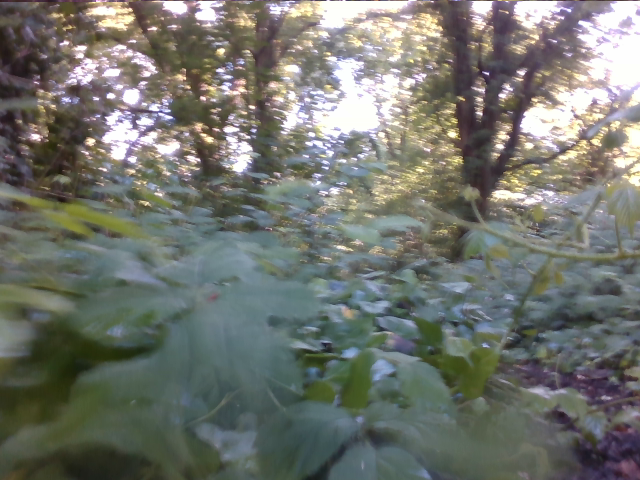
#> input picture GB.png, 640 x 480 px, given in place of Go Back1.png, which was not available
$ python OpticalFlowAlgorithm.py
#> lines starting #> are read from the running program, lines starting #| are printed output that depends on the picture; after the words box and inside, x2 and y2 are one past the last pixel; in counts of white or black regions, pixels touching at a corner belong together; pictures that were not available may be replaced by others from this repository, and a replacement may not be noted
import numpy as np
import cv2 as cv
import pandas as pd
import csv
import os

def init(train_data_filename):
    if os.path.exists(train_data_filename):
        if os.path.getsize(train_data_filename):
            for file in os.listdir(train_data_filename)[0:]:
                file_path = train_data_filename + '/' + file
                os.remove(file_path)
    else:
        os.mkdir(train_data_filename)
result=["Result/Go Back","Result/Go Straight","Result/Turn Right","Result/Turn Left"]
wrong=["Wrong/Go Back","Wrong/Go Straight","Wrong/Turn Right","Wrong/Turn Left"]
for i in result:
    init(i)
for j in wrong:
    init(j)

# params for ShiTomasi corner detection
feature_params = dict( maxCorners = 400,
                       qualityLevel = 0.01,
                       minDistance = 2,
                       blockSize = 5 )

# Parameters for lucas kanade optical flow
lk_params = dict( winSize = (200, 200),
                  maxLevel = 3,
                  criteria = (cv.TERM_CRITERIA_EPS | cv.TERM_CRITERIA_COUNT, 10, 0.03))


# path='testing/GB/5/Go Back'

# Create some random colors
color = np.random.randint(0, 255, (400, 3))
def constructData(path):
    list = np.arange(1, 21).tolist()
    if path == 'testing/GB/':
        list1 = [1, 7, 11, 17, 24, 41, 45, 60, 70, 84, 91, 95, 102, 109, 129, 143, 148, 157, 175, 180]
        list2 = [6, 8, 15, 20, 40, 44, 59, 67, 80, 88, 94, 101, 108, 122, 142, 145, 154, 168, 179, 183]
    elif path == 'testing/GS/':
        list1=[1,26,61,70,73,140,155,177,201,212,250,273,291,297,327,351,446,457,512,528]
        list2=[25,60,69,72,117,149,176,198,211,239,271,290,295,326,350,445,454,511,515,580]
    elif path == 'testing/TL/':
        list1=[1,12,21,25,36,42,61,56,72,101,131,140,147,175,187,194,200,217,261,292]
        list2=[9,20,24,30,41,55,71,60,94,130,136,144,159,186,193,199,206,223,268,457]
    elif path=='testing/TR/':
        list1=[9,24,34,40,47,114,143,158,163,174,185,200,211,222,228,235,246,252,266,282]
        list2=[23,32,39,46,62,142,149,162,173,181,199,209,221,227,234,245,251,258,281,292]
    df = pd.DataFrame({'start': list1,
                       'finish': list2, },
                      index=list)
    return df
#create dataframe

paths = ['testing/GB/','testing/GS/']


# balance strategy
def BalanceStrategy(good_old,good_new):
    BA=[]
    BB=[]
    BC=[]
    BD=[]
    for i,j in zip(good_old,good_new):
        if i[0]<320:
            if i[1]<240:
                BA.append([(j[0]-i[0]),(j[1]-i[1])])
            else:
                BB.append([(j[0]-i[0]),(j[1]-i[1])])
        else:
            if i[1]<240:
                BC.append([(j[0]-i[0]),(j[1]-i[1])])
            else:
                BD.append([(j[0]-i[0]),(j[1]-i[1])])
    len1=np.linalg.norm(np.array(BA))
    len2=np.linalg.norm(np.array(BB))
    len3=np.linalg.norm(np.array(BC))
    len4=np.linalg.norm(np.array(BD))
    return len1,len2,len3,len4


# detect feature
def FeatureDetect(p2):
    count=0
    for i in p2:
        if i[0][1]>430:
            count=count+1
    return count
#Pre-process
def preProcess(Test):
    TestHSV = cv.cvtColor(Test, cv.COLOR_BGR2HSV)
    mask = cv.inRange(TestHSV, (10, 10, 40), (117, 255, 130))
    imask = mask > 0
    green = np.zeros_like(Test, np.uint8)
    green[imask] = Test[imask]
    r,g,b=cv.split(green)
    return g
# correct
for path in paths:
    correct = 0
    total = 0
    if path == 'testing/GB/':
        temp='/Go Back'
        print("GB")
    elif path == 'testing/GS/':
        temp='/Go Straight'
        print("GS")
    elif path == 'testing/TL/':
        temp='/Turn Left'
        print("TL")
    elif path == 'testing/TR/':
        temp = '/Turn Right'
        print("TR")
    for i in range(1, 20):
        order = i
        # read the image
        spath = path + str(i) + temp
        df=constructData(path)
        for order in range(df.loc[i]["start"], df.loc[i]["finish"]):
            nepath = spath + str(order) + '.png'
            old_frame = cv.imread(nepath, 1)
#> old_frame is the input picture: shape (480, 640, 3); mean B, G, R 110.1, 116.7, 114.2
            # split the rgb image into 3 tube
            r, g0, b = cv.split(old_frame)
             # choose the degree of green and using enhancement techniques
            g=preProcess(old_frame)
#> in preProcess, `TestHSV = cv.cvtColor(Test, cv.COLOR_BGR2HSV)`: TestHSV: shape (480, 640, 3); mean H, S, V 67.4, 47.7, 123.1
#> in preProcess, `mask = cv.inRange(TestHSV, (10, 10, 40), (117, 255, 130))`:
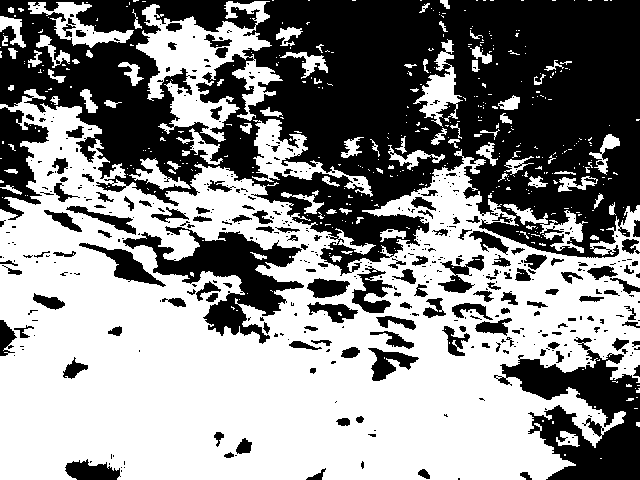
#> mask: shape (480, 640); 54.6% white; 481 black regions (339 under 20 px), largest, box (x1, y1, x2, y2) and area: (0, 0, 640, 276) 100565, (494, 337, 640, 480) 9749, (123, 226, 304, 344) 7126
            hg = cv.equalizeHist(g)
            old_gray = cv.cvtColor(old_frame, cv.COLOR_BGR2GRAY)
            old_gray_H=cv.equalizeHist(old_gray)
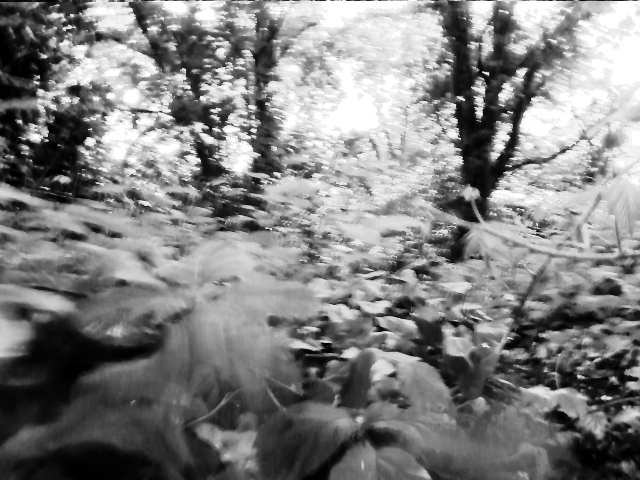
#> old_gray_H: shape (480, 640); min 0, max 255, mean 128.6
            # choose the point p0
            # when using shi-tomasi
            p0 = cv.goodFeaturesToTrack(hg, mask=None, **feature_params)
#> p0 = 400 rows, first 8: [316, 82], [193, 292], [276, 335], [319, 47], [613, 229], [209, 328], [564, 234], [311, 313]
            # y
            n_p1 = np.arange(1.0, 480.0, 24)
            # x
            n_p2 = np.arange(1.0, 640.0, 32)
            list1 = []
            for i in n_p1:
                for j in n_p2:
                    list1.append([j, i])
            n_p0 = np.array(list1)
            #when using uniform distribution

            # p0= np.reshape(n_p0, (400, 1, 2)).astype(np.float32)
            # Create a mask image for drawing purposes
            mask = np.zeros_like(old_frame)

            for i in range(1, 2):
                order = order + 1
                frame = cv.imread(spath + str(order) + '.png')
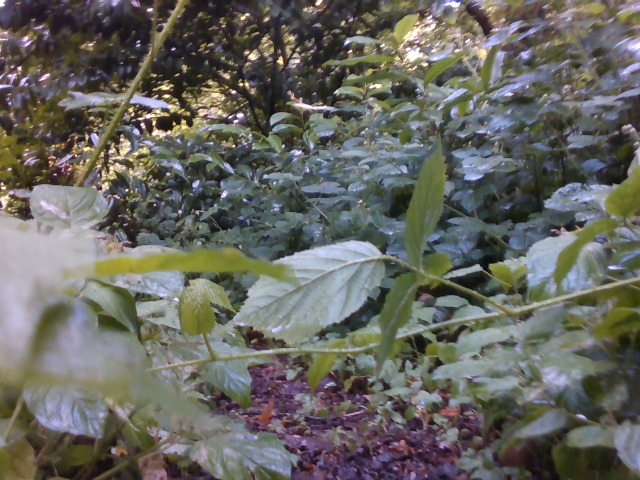
#> input picture GS.png, 640 x 480 px, given in place of Go Back2.png, which was not available
#> frame is the input picture: shape (480, 640, 3); mean B, G, R 96.4, 102.8, 102.9
                frame_gray = cv.cvtColor(frame, cv.COLOR_BGR2GRAY)
                frame_g=preProcess(frame)
#> in preProcess (call 2), `TestHSV = cv.cvtColor(Test, cv.COLOR_BGR2HSV)`: TestHSV: shape (480, 640, 3); mean H, S, V 71.6, 56.3, 111
#> in preProcess (call 2), `mask = cv.inRange(TestHSV, (10, 10, 40), (117, 255, 130))`: mask: shape (480, 640); 46.2% white; 553 white regions (445 under 20 px), largest, box (x1, y1, x2, y2) and area: (0, 0, 640, 480) 99518, (462, 280, 640, 480) 16156, (0, 72, 133, 191) 5865
                frame_gh=cv.equalizeHist(frame_g)
                frame_gray_hg = cv.equalizeHist(frame_gray)
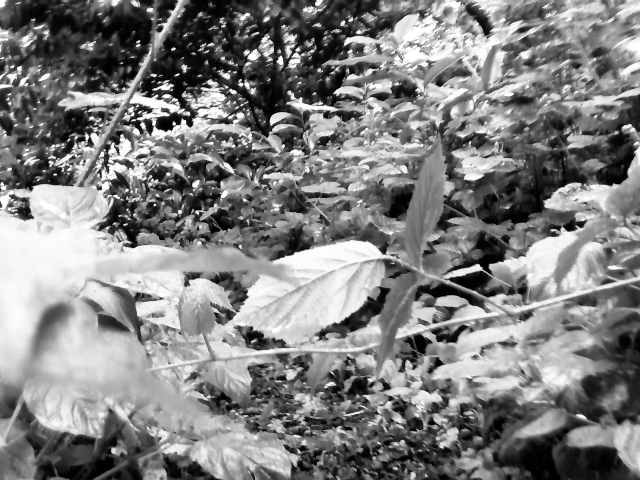
#> frame_gray_hg: shape (480, 640); min 0, max 255, mean 128.4

                # calculate optical flow

                #using pre-process -hg -frame_gh
                # p1, st, err = cv.calcOpticalFlowPyrLK(hg, frame_gh, p0, None, **lk_params)
                # using unprocessed -old_gray_h -frame_gary_hg
                p1, st, err = cv.calcOpticalFlowPyrLK(old_gray_H, frame_gray_hg, p0, None, **lk_params)
#> p1 = 400 rows, first 8: [318.7, 83.03], [188.1, 293.7], [270.8, 336.4], [322.3, 47.88], [623.8, 229.8], [204.4, 334.9], [572.8, 236.3], [308.5, 315]; st = 400 values from 1 to 1; err = 400 values, max 129.3 at index 235, min 63.27 at index 201, mean 78.55

                # Select good points
                if p1 is not None:
                    good_new = p1[st == 1]
#> good_new = 400 pairs, first value -6.12 to 648.1, second value 29.42 to 452
                    good_old = p0[st == 1]
#> good_old = 400 pairs, first value 6 to 637, second value 29 to 441

                # draw the tracks
                for i, (new, old) in enumerate(zip(good_new, good_old)):
                    a, b = new.ravel()
                    c, d = old.ravel()
                    mask = cv.line(mask, (int(a), int(b)), (int(c), int(d)), color[i].tolist(), 2)
                    frame = cv.circle(frame, (int(a), int(b)), 5, color[i].tolist(), -1)
#> this loop made 400 passes
#> (a, b, c, d) on passes 1 to 3: (318.7, 83.03, 316, 82), (188.1, 293.7, 193, 292), (270.8, 336.4, 276, 335)
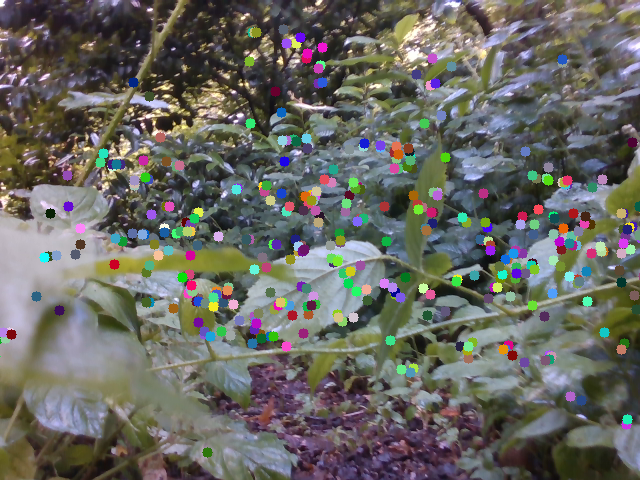
#> frame: shape (480, 640, 3); mean B, G, R 98, 103.6, 103.9
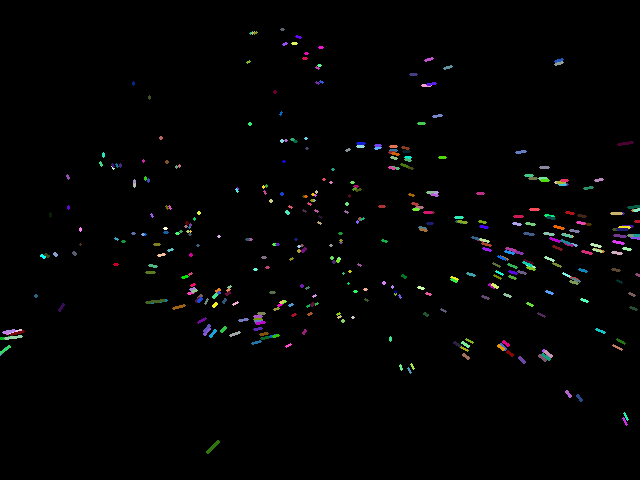
#> mask: shape (480, 640, 3); mean of channels 0, 1, 2 2.8, 2.8, 2.7; drawn as B, G, R
                img = cv.add(frame, mask)
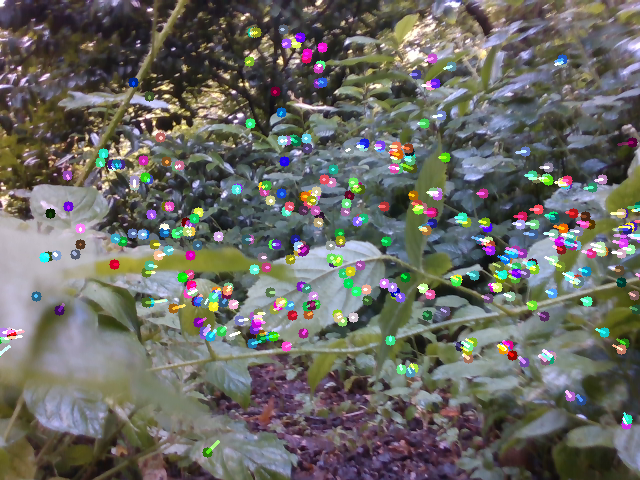
#> img: shape (480, 640, 3); mean B, G, R 99.8, 105.4, 105.7

                cv.imshow('frame', img)
                cv.imwrite('Result'+temp+'/' + str(order) + str() + '.png', img, )
                k = cv.waitKey(30) & 0xff
#> (key Esc is pressed here)
#> (the run stopped early here; a loop or call above may not have finished)
